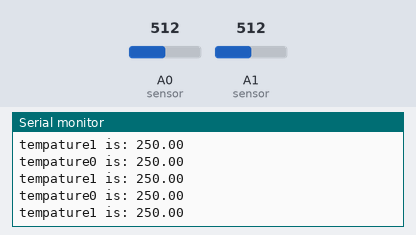
A sketch run on a simulated Arduino Uno, built with avr-gcc and run on an emulated ATmega328P. On the bench: the last lines printed to the serial monitor. The inputs (shaded band) are chosen by the test bench; at power-on: A0 (sensor) = 512, A1 (sensor) = 512.

Above: at 1.3 s.
1.4 s: A0 (sensor) set to 716
At 1.82 s:
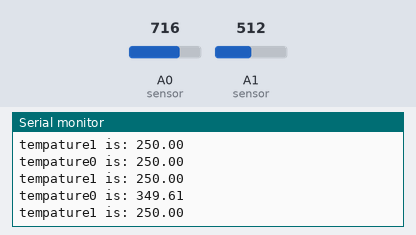
2.9 s: A1 (sensor) set to 716
At 3.33 s:
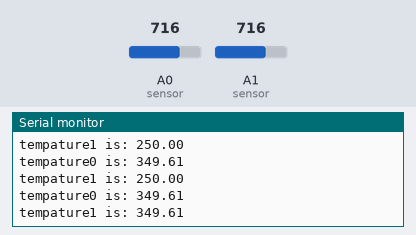
4.4 s: A0 (sensor) set to 900
At 4.83 s:
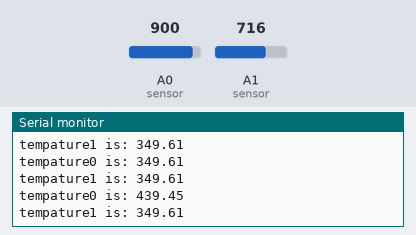
5.9 s: A1 (sensor) set to 900
At 6.33 s:
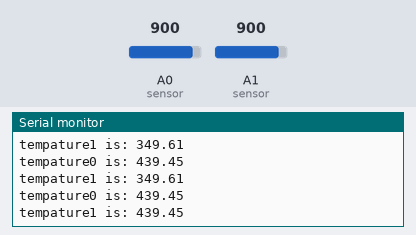
Timing chart, 0 to 8.4 s (numbered marks = the images above; inputs shaded):
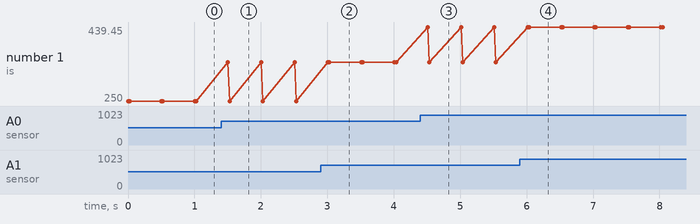

Measured:
- after the input at 1.4 s, the serial monitor: prints a new line after 0.10 s (image 1)
- after the input at 2.9 s, the serial monitor: prints a new line after 0.13 s (image 2)
- after the input at 4.4 s, the serial monitor: prints a new line after 0.11 s (image 3)
- after the input at 5.9 s, the serial monitor: prints a new line after 0.14 s (image 4)

The sketch:

PALTIER.ino
```cpp
unsigned long Time;

//connect LM35 tempature sensor into A0
void setup() {
  Serial.begin(9600);// Starting Serial communication
}

void loop() {
  Time = millis();

  int sensor0 = analogRead(A0); // Read the data from the sensor (range 0 to 1023).
  float tempature0 = (sensor0 * 0.48828125); // the T equation 500/1024
  Serial.print("tempature0 is: ");
  Serial.println(tempature0); // print the number on the serial monitor

  int sensor1 = analogRead(A1); // Read the data from the sensor (range 0 to 1023).
  float tempature1 = (sensor1 * 0.48828125); // the T equation 500/1024
  Serial.print("tempature1 is: ");
  Serial.println(tempature1); // print the number on the serial monitor
  delay(500);
}
```
